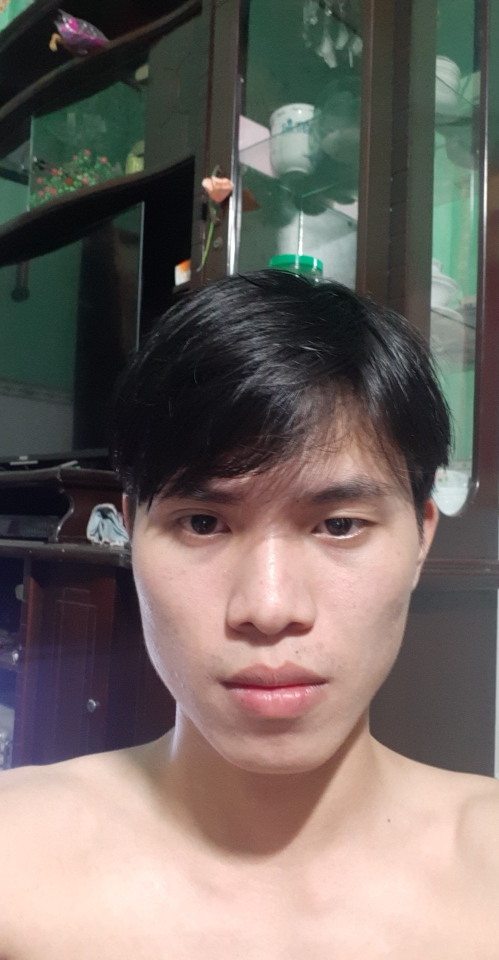
#> input picture openface/dataset/Sinh/00000.jpeg, 998 x 1920 px, given in place of x-raw, format=(string)BGR ! appsink, which was not available (shown at 1/2 size)
$ python build_face_dataset.py --cascade haarcascade_frontalface_default.xml --output out
#> lines starting #> are read from the running program, lines starting #| are printed output that depends on the picture; after the words box and inside, x2 and y2 are one past the last pixel; in counts of white or black regions, pixels touching at a corner belong together; pictures that were not available may be replaced by others from this repository, and a replacement may not be noted
# import the necessary packages
from imutils.video import VideoStream
import argparse
import imutils
import time
import cv2
import os

# construct the argument parser and parse the arguments
ap = argparse.ArgumentParser()
ap.add_argument("-c", "--cascade", required=True,
	help = "path to where the face cascade resides")
ap.add_argument("-o", "--output", required=True,
	help="path to output directory")
args = vars(ap.parse_args())

def gstreamer_pipeline(
    capture_width=3280,
    capture_height=2464,
    display_width=1280,
    display_height=720,
    framerate=30,
    flip_method=0,
):
    return (
        "nvarguscamerasrc ! "
        "video/x-raw(memory:NVMM), "
        "width=(int)%d, height=(int)%d, "
        "format=(string)NV12, framerate=(fraction)%d/1 ! "
        "nvvidconv flip-method=%d ! "
        "video/x-raw, width=(int)%d, height=(int)%d, format=(string)BGRx ! "
        "videoconvert ! "
        "video/x-raw, format=(string)BGR ! appsink"
        % (
            capture_width,
            capture_height,
            framerate,
            flip_method,
            display_width,
            display_height,
        )
    )
# load OpenCV's Haar cascade for face detection from disk
detector = cv2.CascadeClassifier(args["cascade"])
# initialize the video stream, allow the camera sensor to warm up,
# and initialize the total number of example faces written to disk
# thus far
print("[INFO] starting video stream...")
# cap = cv2.VideoCapture(0,cv2.DSHOW)
cap = cv2.VideoCapture(gstreamer_pipeline(), cv2.CAP_GSTREAMER)
# vs = VideoStream(usePiCamera=True).start()
time.sleep(2.0)
total = 0
# loop over the frames from the video stream
fpsReport = 0
font = cv2.FONT_HERSHEY_SIMPLEX
timeStamp = time.time()
while True:
	# grab the frame from the threaded video stream, clone it, (just
	# in case we want to write it to disk), and then resize the frame
	# so we can apply face detection faster
	ret, frame = cap.read()
#> frame is the input picture: shape (1920, 998, 3); mean B, G, R 99.6, 104.3, 114.1
	orig = frame.copy()
	frame = imutils.resize(frame, width=400)
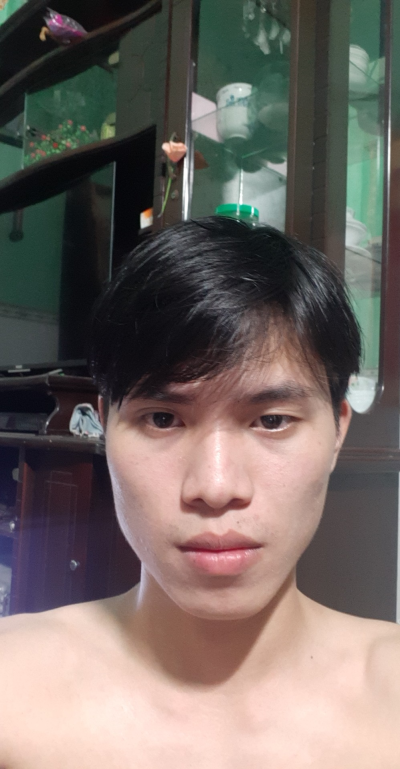
#> frame: shape (769, 400, 3); mean B, G, R 99.6, 104.3, 114.1
	# detect faces in the grayscale frame
	rects = detector.detectMultiScale(
		cv2.cvtColor(frame, cv2.COLOR_BGR2GRAY), scaleFactor=1.1,
		minNeighbors=5, minSize=(30, 30))
#> rects = [[213, 82, 58, 58], [66, 311, 303, 303]]
	# loop over the face detections and draw them on the frame
	for (x, y, w, h) in rects:
		cv2.rectangle(frame, (x, y), (x + w, y + h), (0, 255, 0), 2)
#> this loop made 2 passes
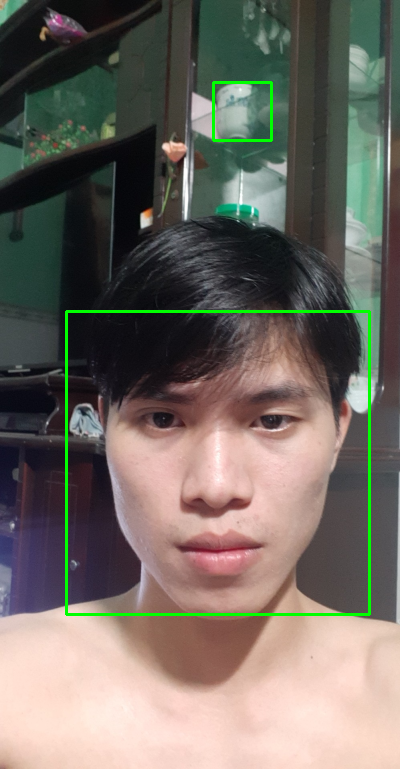
#> frame: shape (769, 400, 3); 1.41% of pixels changed, all inside (x1, y1, x2, y2) = (65, 81, 371, 616)
        # show the output frame
	dt=time.time()-timeStamp
	fps=1/dt
	fpsReport=.90*fpsReport + .1*fps
	timeStamp = time.time()
	cv2.putText(frame,str(round(fpsReport,1))+ 'fps',(0,25),font,.75,(0,255,255,2))
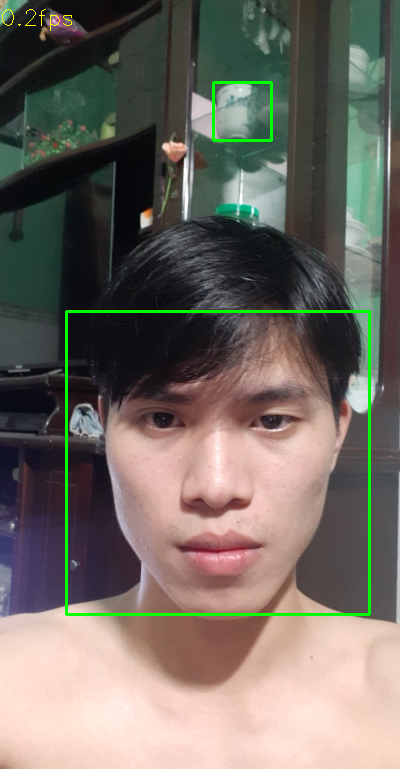
#> frame: shape (769, 400, 3); 0.06% of pixels changed, all inside (x1, y1, x2, y2) = (2, 9, 72, 31)
	cv2.imshow("Frame", frame)
	key = cv2.waitKey(1) & 0xFF
#> (key q is pressed here)

	# if the `k` key was pressed, write the *original* frame to disk
	# so we can later process it and use it for face recognition
	if key == ord("k"):
		p = os.path.sep.join([args["output"], "{}.png".format(
			str(total).zfill(5))])
		cv2.imwrite(p, orig)
		total += 1
	# if the `q` key was pressed, break from the loop
	elif key == ord("q"):
		break
    # print the total faces saved and do a bit of cleanup
print("[INFO] {} face images stored".format(total))
print("[INFO] cleaning up...")
cap.release()
cv2.destroyAllWindows()

$ run again, on openface/dataset/Sinh/00001.jpeg
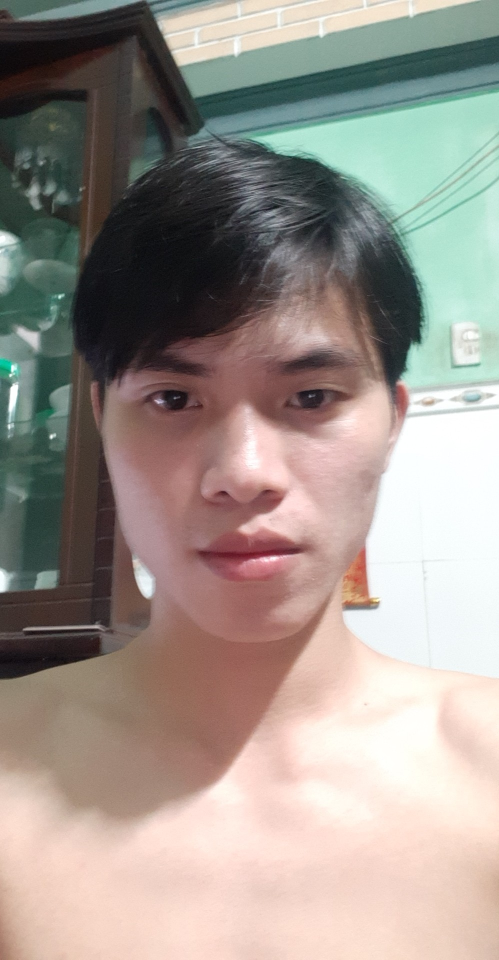
#> input picture openface/dataset/Sinh/00001.jpeg, 998 x 1920 px, given in place of x-raw, format=(string)BGR ! appsink, which was not available (shown at 1/2 size)
#> frame is the input picture: shape (1920, 998, 3); mean B, G, R 141.2, 148.6, 157.9
#> rects = [[46, 207, 306, 306]]
#> the loop `for (x, y, w, h) in rects:` made 1 pass
#> after the loop `for (x, y, w, h) in rects:`:
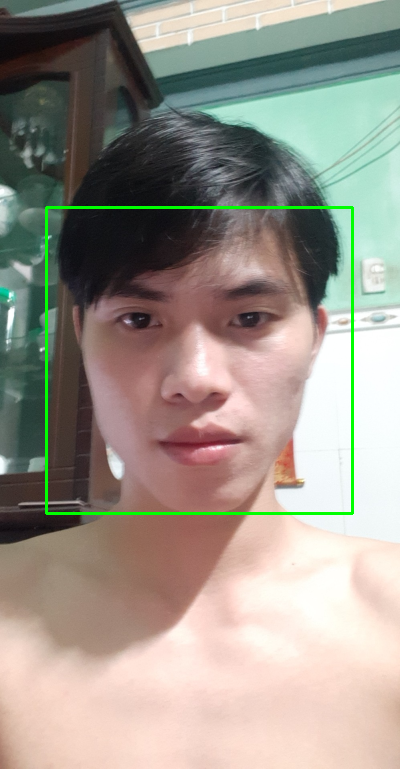
#> frame: shape (769, 400, 3); mean B, G, R 139.7, 150.1, 156.4
#> `cv2.putText(frame,str(round(fpsReport,1))+ 'fps',(0,25),font,.75,(0,25..`:
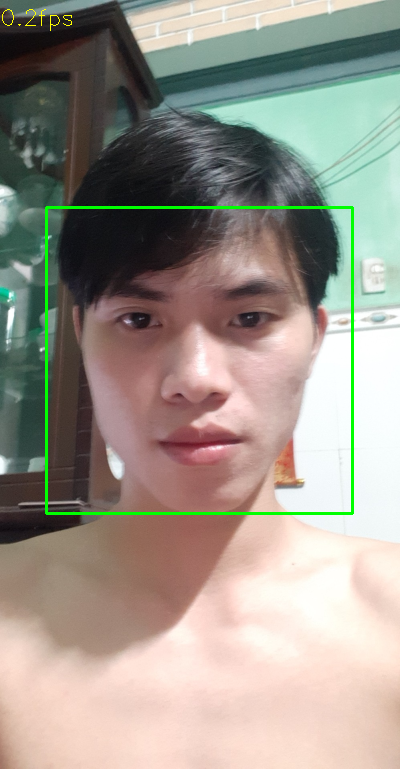
#> frame: shape (769, 400, 3); 0.06% of pixels changed, all inside (x1, y1, x2, y2) = (2, 9, 72, 31)

$ run again, on openface/dataset/Sinh/00002.jpeg
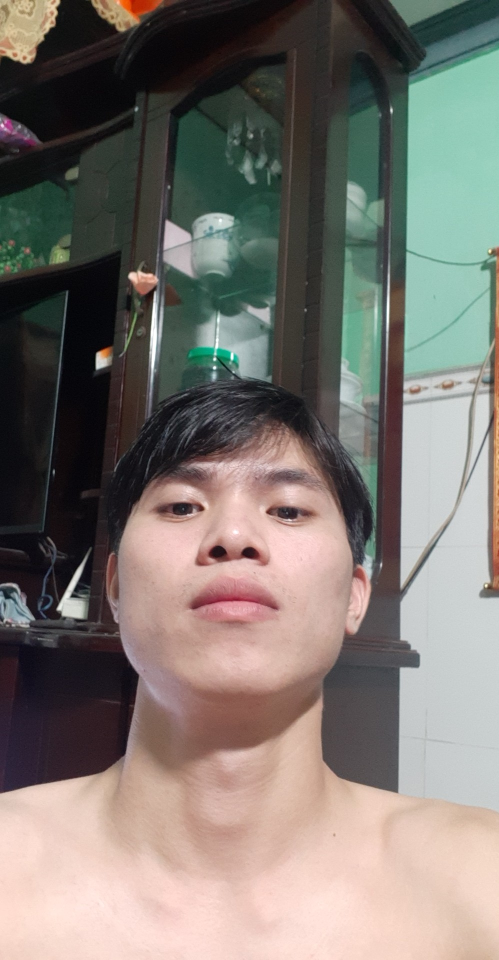
#> input picture openface/dataset/Sinh/00002.jpeg, 998 x 1920 px, given in place of x-raw, format=(string)BGR ! appsink, which was not available (shown at 1/2 size)
#> frame is the input picture: shape (1920, 998, 3); mean B, G, R 112.3, 118.4, 124.6
#> rects = [[71, 314, 236, 236]]
#> the loop `for (x, y, w, h) in rects:` made 1 pass
#> after the loop `for (x, y, w, h) in rects:`:
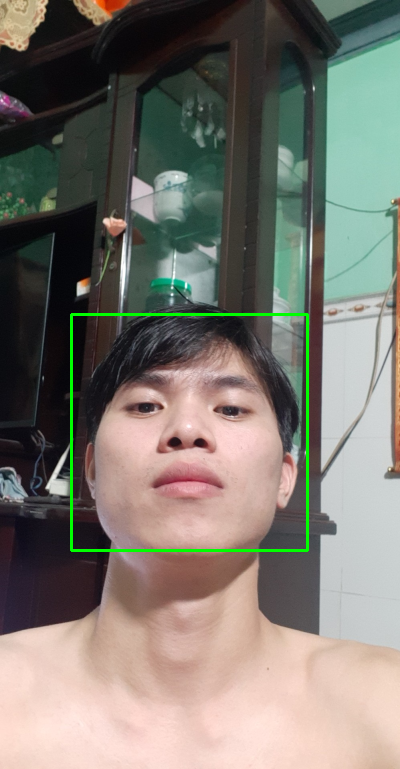
#> frame: shape (769, 400, 3); mean B, G, R 111.7, 120.2, 123.9
#> `cv2.putText(frame,str(round(fpsReport,1))+ 'fps',(0,25),font,.75,(0,25..`:
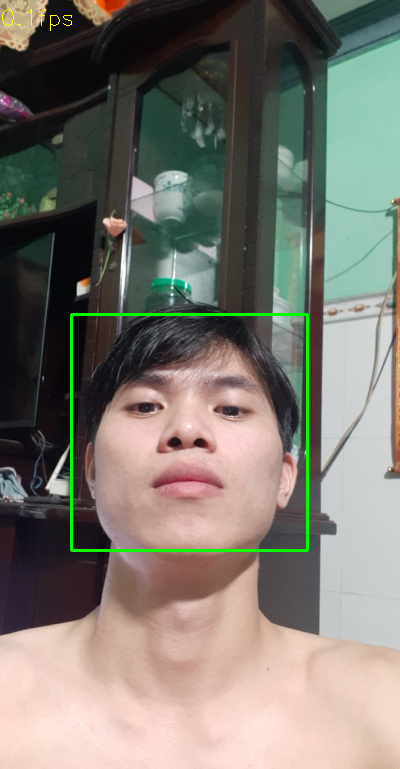
#> frame: shape (769, 400, 3); 0.05% of pixels changed, all inside (x1, y1, x2, y2) = (2, 9, 72, 31)

$ run again, on openface/dataset/Sinh/00003.jpeg
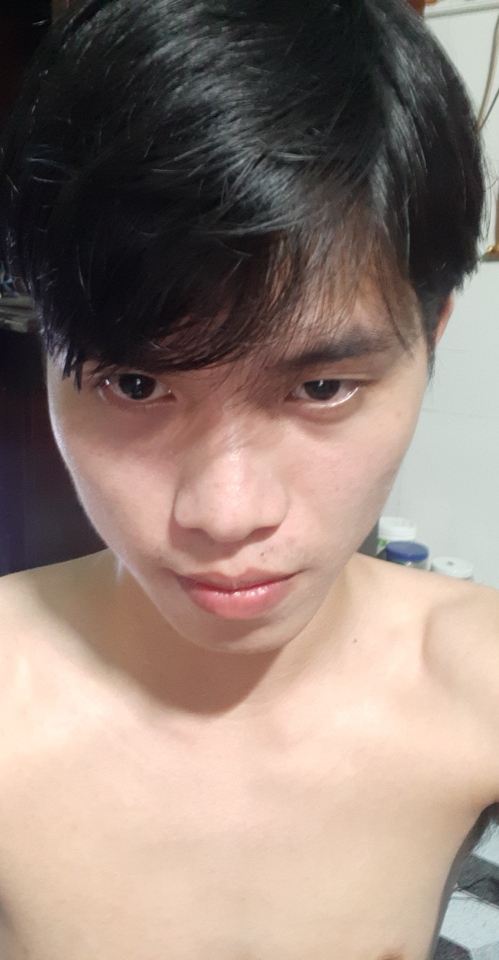
#> input picture openface/dataset/Sinh/00003.jpeg, 998 x 1920 px, given in place of x-raw, format=(string)BGR ! appsink, which was not available (shown at 1/2 size)
#> frame is the input picture: shape (1920, 998, 3); mean B, G, R 119.8, 129, 147.1
#> rects = [[22, 233, 311, 311]]
#> the loop `for (x, y, w, h) in rects:` made 1 pass
#> after the loop `for (x, y, w, h) in rects:`:
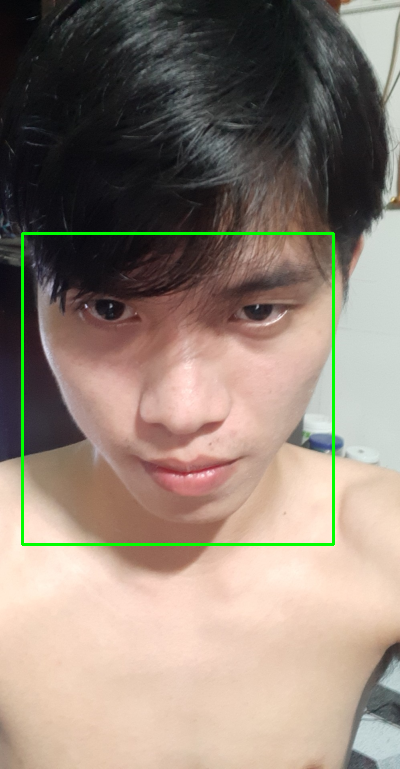
#> frame: shape (769, 400, 3); mean B, G, R 118.4, 130.6, 145.4
#> `cv2.putText(frame,str(round(fpsReport,1))+ 'fps',(0,25),font,.75,(0,25..`:
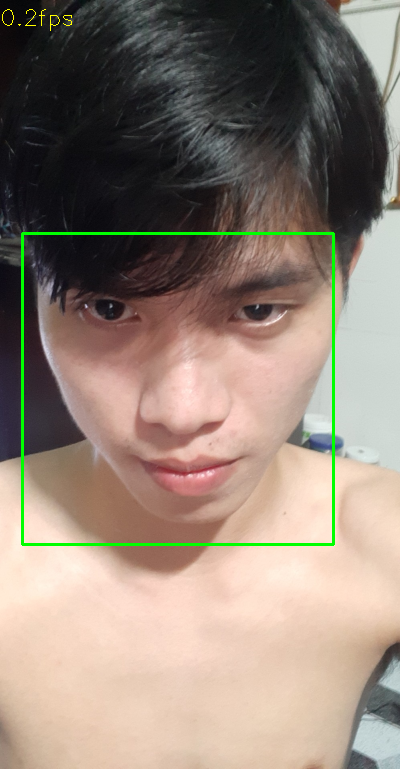
#> frame: shape (769, 400, 3); 0.06% of pixels changed, all inside (x1, y1, x2, y2) = (2, 9, 72, 31)
